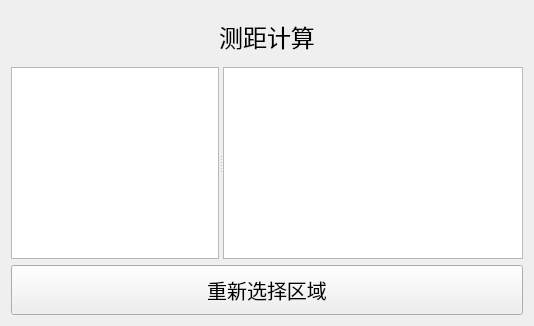
          <widget class="QWidget" name="page_computation">
           <layout class="QGridLayout" name="gridLayout_3">
            <item row="2" column="0">
             <layout class="QHBoxLayout" name="horizontalLayout_compLR"/>
            </item>
            <item row="4" column="0">
             <layout class="QHBoxLayout" name="horizontalLayout_chooseColor"/>
            </item>
            <item row="6" column="0">
             <widget class="QSplitter" name="splitter_2">
              <property name="orientation">
               <enum>Qt::Horizontal</enum>
              </property>
              <property name="childrenCollapsible">
               <bool>false</bool>
              </property>
              <widget class="customedGraphicsView" name="graphicsView_comp"/>
              <widget class="QListWidget" name="listWidget_help">
               <property name="sizePolicy">
                <sizepolicy hsizetype="Maximum" vsizetype="Expanding">
                 <horstretch>0</horstretch>
                 <verstretch>0</verstretch>
                </sizepolicy>
               </property>
               <property name="minimumSize">
                <size>
                 <width>300</width>
                 <height>0</height>
                </size>
               </property>
               <property name="maximumSize">
                <size>
                 <width>400</width>
                 <height>16777215</height>
                </size>
               </property>
               <property name="font">
                <font>
                 <pointsize>14</pointsize>
                </font>
               </property>
              </widget>
             </widget>
            </item>
            <item row="0" column="0">
             <widget class="QLabel" name="label_title_computation">
              <property name="sizePolicy">
               <sizepolicy hsizetype="Preferred" vsizetype="Fixed">
                <horstretch>0</horstretch>
                <verstretch>0</verstretch>
               </sizepolicy>
              </property>
              <property name="minimumSize">
               <size>
                <width>0</width>
                <height>50</height>
               </size>
              </property>
              <property name="maximumSize">
               <size>
                <width>16777215</width>
                <height>50</height>
               </size>
              </property>
              <property name="font">
               <font>
                <pointsize>18</pointsize>
               </font>
              </property>
              <property name="text">
               <string>测距计算</string>
              </property>
              <property name="alignment">
               <set>Qt::AlignCenter</set>
              </property>
              <property name="margin">
               <number>5</number>
              </property>
             </widget>
            </item>
            <item row="1" column="0">
             <layout class="QGridLayout" name="gridLayout_compRadio"/>
            </item>
            <item row="3" column="0">
             <layout class="QHBoxLayout" name="horizontalLayout_buttons_comp"/>
            </item>
            <item row="7" column="0">
             <widget class="QPushButton" name="pushButton_returnToSelectArea">
              <property name="minimumSize">
               <size>
                <width>0</width>
                <height>50</height>
               </size>
              </property>
              <property name="font">
               <font>
                <pointsize>15</pointsize>
               </font>
              </property>
              <property name="text">
               <string>重新选择区域</string>
              </property>
             </widget>
            </item>
           </layout>
          </widget>
